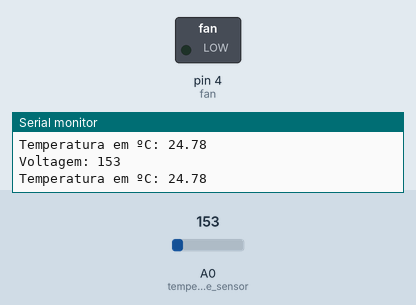
Recording of a sketch running on a simulated Arduino Uno, built with avr-gcc and run on an emulated ATmega328P. On the bench: switched loads named in the sketch (green lamp = pin HIGH), the last lines printed to the serial monitor. Inputs (shaded band) come from the test bench; at power-on: A0 (temperature_sensor) = 153.

Above: at 1.3 s.
1.4 s: A0 (temperature_sensor) set to 172
2.9 s: A0 (temperature_sensor) set to 200
At 4.3 s:
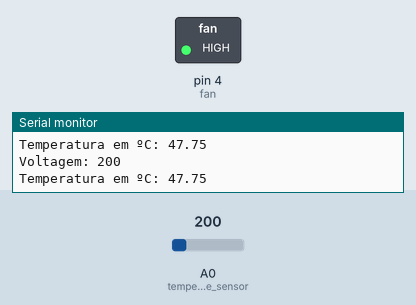
Timing chart, 0 to 5.9 s (numbered marks = the images above; inputs shaded):
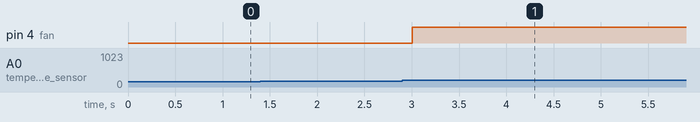

The sketch:

tmp.ino
```cpp
// Atribuição dos pinos
const int temperature_sensor = A0;
const int fan = 4;
int last_state = 0;
int green_led = 2;
int red_led = 3;

// Configuração de entrada e saída
void setup()
{
  Serial.begin(9600);
  pinMode(temperature_sensor, INPUT);
  pinMode(fan, OUTPUT);
  digitalWrite(fan, LOW);
}

float convert_celsius(int milivolts)
{
  return (((float(milivolts) / 1023) * 5) - 0.5) * 100;
}

void change_circuit_state(int fan_state)
{
  if(fan_state){
    Serial.println("LIGOU");
    digitalWrite(red_led, HIGH);
    digitalWrite(green_led, LOW);
  }
  else{
    Serial.println("DESLIGOU");
    digitalWrite(red_led, LOW);
    digitalWrite(green_led, HIGH);
  }
}

// Lógica do circuito
void loop()
{
  int sensor_voltage = analogRead(temperature_sensor);
  float celsius_temperature = convert_celsius(sensor_voltage);
  int fan_state = celsius_temperature > 40;
  Serial.print("Voltagem: ");
  Serial.println(sensor_voltage);
  Serial.print("Temperatura em ºC: ");
  Serial.println(celsius_temperature);
  if(fan_state != last_state){
   digitalWrite(fan, fan_state);
   change_circuit_state(fan_state);
   last_state = fan_state;
  }
  delay(500);
}
```

Measured:
- the behaviour switches between 184 and 185 on A0 (temperature_sensor) (found by bisection; images 0 and 1)
- after the input at 2.9 s, pin 4 (fan): LOW → HIGH after 0.11 s
